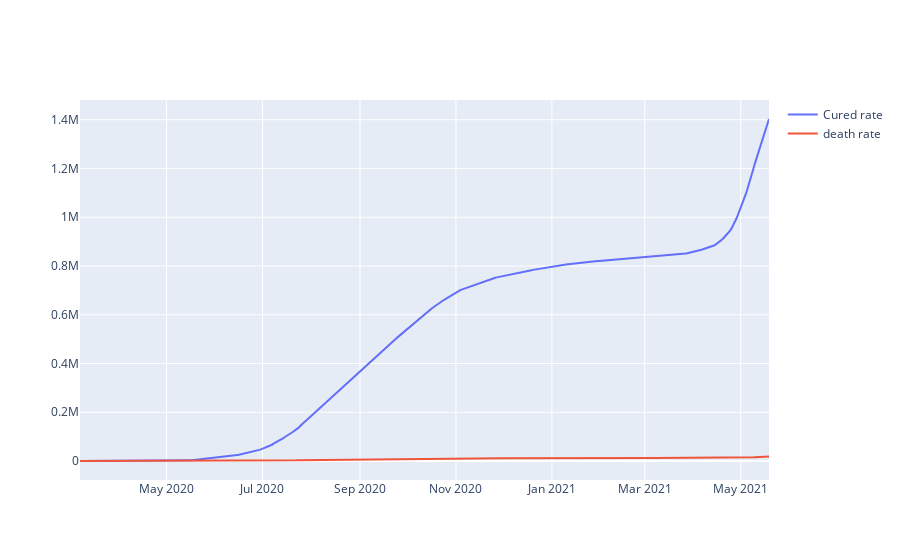

Notebook cell for this chart:
### Code cell
cured_rate = go.Scatter(x=df['Date'],y=df['Cured'],name='Cured rate')
death_rate = go.Scatter(x=df['Date'],y=df['Deaths'],name='death rate')
py.iplot([cured_rate,death_rate])

### Figure 1 — Plotly figure (JSON) as saved in the notebook; plotly's stock layout.template omitted (floating-point values rounded to 4 significant figures; data arrays with more than 128 entries replaced by an {"elided": "..."} marker saying what was removed)
{"data": [{"name": "Cured rate", "type": "scatter", "x": {"elided": "439 str values"}, "y": {"elided": "439 int values"}}, {"name": "death rate", "type": "scatter", "x": {"elided": "439 str values"}, "y": {"elided": "439 int values"}}], "layout": {}}
